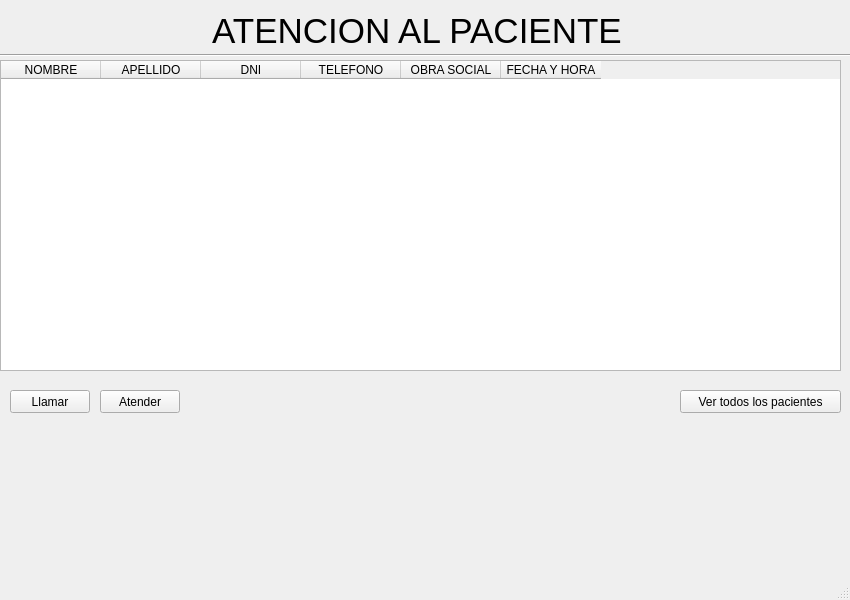
<?xml version="1.0" encoding="UTF-8"?>
<ui version="4.0">
 <class>MainWindow</class>
 <widget class="QMainWindow" name="MainWindow">
  <property name="geometry">
   <rect>
    <x>0</x>
    <y>0</y>
    <width>850</width>
    <height>600</height>
   </rect>
  </property>
  <property name="sizePolicy">
   <sizepolicy hsizetype="Preferred" vsizetype="Preferred">
    <horstretch>0</horstretch>
    <verstretch>0</verstretch>
   </sizepolicy>
  </property>
  <property name="minimumSize">
   <size>
    <width>850</width>
    <height>600</height>
   </size>
  </property>
  <property name="maximumSize">
   <size>
    <width>850</width>
    <height>600</height>
   </size>
  </property>
  <property name="windowTitle">
   <string>MainWindow</string>
  </property>
  <widget class="QWidget" name="centralwidget">
   <widget class="QLabel" name="title_label">
    <property name="geometry">
     <rect>
      <x>210</x>
      <y>10</y>
      <width>414</width>
      <height>42</height>
     </rect>
    </property>
    <property name="font">
     <font>
      <pointsize>26</pointsize>
     </font>
    </property>
    <property name="text">
     <string>&lt;html&gt;&lt;head/&gt;&lt;body&gt;&lt;p align=&quot;center&quot;&gt;ATENCION AL PACIENTE&lt;/p&gt;&lt;/body&gt;&lt;/html&gt;</string>
    </property>
   </widget>
   <widget class="Line" name="line">
    <property name="geometry">
     <rect>
      <x>-10</x>
      <y>25</y>
      <width>881</width>
      <height>61</height>
     </rect>
    </property>
    <property name="lineWidth">
     <number>1</number>
    </property>
    <property name="midLineWidth">
     <number>0</number>
    </property>
    <property name="orientation">
     <enum>Qt::Horizontal</enum>
    </property>
   </widget>
   <widget class="QTableWidget" name="listado_turnos">
    <property name="geometry">
     <rect>
      <x>0</x>
      <y>60</y>
      <width>841</width>
      <height>311</height>
     </rect>
    </property>
    <column>
     <property name="text">
      <string>NOMBRE</string>
     </property>
     <property name="font">
      <font>
       <kerning>true</kerning>
      </font>
     </property>
    </column>
    <column>
     <property name="text">
      <string>APELLIDO</string>
     </property>
    </column>
    <column>
     <property name="text">
      <string>DNI</string>
     </property>
    </column>
    <column>
     <property name="text">
      <string>TELEFONO</string>
     </property>
    </column>
    <column>
     <property name="text">
      <string>OBRA SOCIAL</string>
     </property>
    </column>
    <column>
     <property name="text">
      <string>FECHA Y HORA</string>
     </property>
    </column>
   </widget>
   <widget class="QPushButton" name="llamar_button">
    <property name="geometry">
     <rect>
      <x>10</x>
      <y>390</y>
      <width>80</width>
      <height>23</height>
     </rect>
    </property>
    <property name="text">
     <string>Llamar</string>
    </property>
   </widget>
   <widget class="QPushButton" name="atender_button">
    <property name="geometry">
     <rect>
      <x>100</x>
      <y>390</y>
      <width>80</width>
      <height>23</height>
     </rect>
    </property>
    <property name="text">
     <string>Atender</string>
    </property>
   </widget>
   <widget class="QPushButton" name="pacientes_button">
    <property name="geometry">
     <rect>
      <x>680</x>
      <y>390</y>
      <width>161</width>
      <height>23</height>
     </rect>
    </property>
    <property name="text">
     <string>Ver todos los pacientes</string>
    </property>
   </widget>
  </widget>
  <widget class="QMenuBar" name="menubar">
   <property name="geometry">
    <rect>
     <x>0</x>
     <y>0</y>
     <width>850</width>
     <height>20</height>
    </rect>
   </property>
  </widget>
  <widget class="QStatusBar" name="statusbar"/>
 </widget>
 <resources/>
 <connections/>
</ui>
